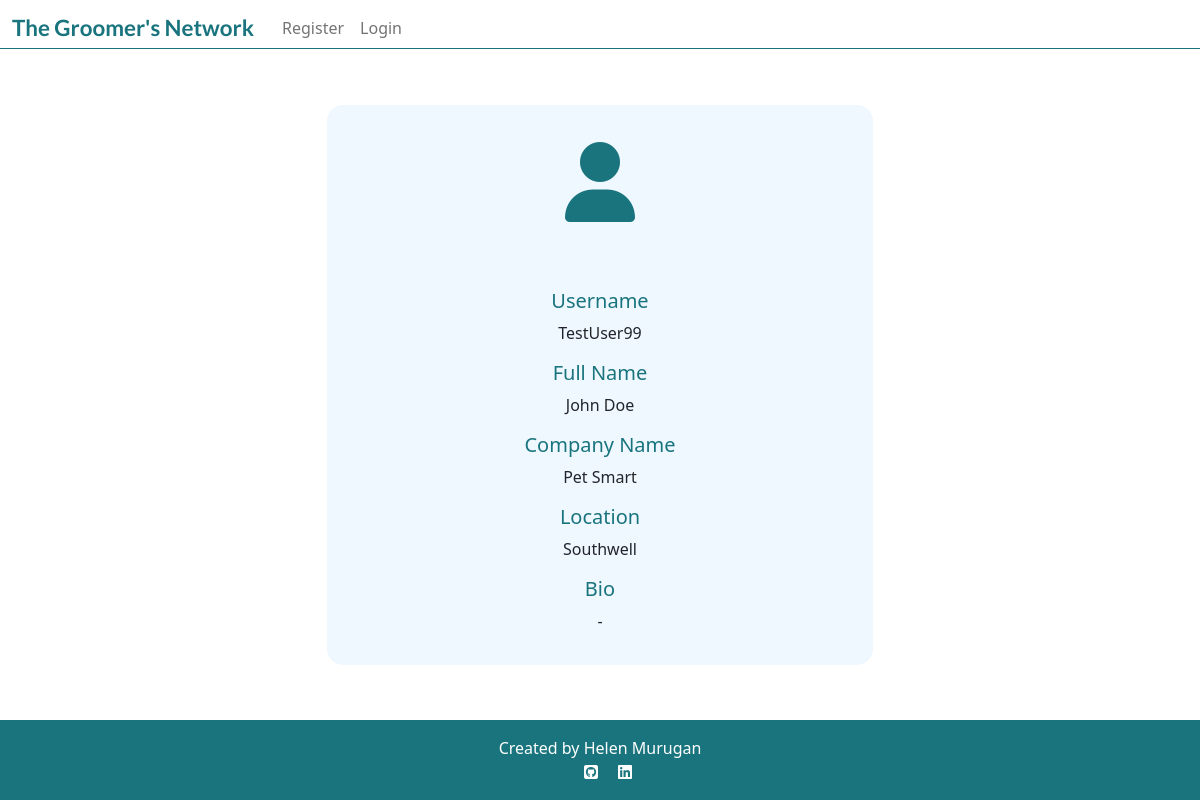
/user_profile/profile/TestUser99/, run on the app's committed database.
### user_profile/models.py (models this page shows)
class Profile(models.Model):
    user = models.OneToOneField(
        User,
        on_delete=models.CASCADE,
        related_name='profile',
        verbose_name='User',
    )
    full_name = models.CharField(
        max_length=50,
        blank=True,
        null=True,
        verbose_name='Full name',
        default='',
    )
    company_name = models.CharField(
        blank=True,
        null=True,
        max_length=30,
        default='',
    )
    location = models.CharField(
        blank=True,
        null=True,
        max_length=30,
        default='',
    )
    bio = models.TextField(
        blank=True,
        null=True,
        max_length=1000,
        default='',
    )

### user_profile/views.py (the view)
def get_user_profile(request, username):
    user = User.objects.get(username=username)
    user_profile = get_object_or_404(Profile, user=user)
    return render(
        request,
        'user_profile.html',
        {"user_profile": user_profile}
    )

### templates/user_profile.html
{% extends 'base.html' %}
{% load crispy_forms_tags %}
{% block content %}
<section>
    <div class="container my-5">
        <div class="row justify-content-center">
            <div class="col-md-8 col-lg-6">
                <div class="profile-card">
                    <div class="text-center">
                        <p class="card-body teal-text big-fa"><i class="fa-solid fa-user"></i></p>
                    </div>
                    <div class=card-body>
                        <div class="text-center">
                            <h5 class="mb-2 teal-text">Username</h5>
                            <p>{{user_profile.user.username}}</p>
                            <h5 class="mb-2 teal-text">Full Name</h5>
                                {% if user_profile.full_name %}
                                    <p>{{user_profile.full_name}}</p>
                                {% else %}
                                    <p>-</p>
                                {% endif %}
                            <h5 class="mb-2 teal-text">Company Name</h5>
                                {% if user_profile.company_name %}
                                    <p>{{user_profile.company_name}}</p>
                                {% else %}
                                    <p>-</p>
                                {% endif %}
                            <h5 class="mb-2 teal-text">Location</h5>
                                {% if user_profile.location %}
                                    <p>{{user_profile.location}}</p>
                                {% else %}
                                    <p>-</p>
                                {% endif %}
                            <h5 class="mb-2 teal-text">Bio</h5>
                                {% if user.bio %}
                                    <p>{{user.bio | safe }}</p>
                                {% else %}
                                    <p>-</p>
                                {% endif %}
                        </div>
                    </div>
                </div>
            </div>
        </div>
    </div>
</section>
{% endblock %}

### static/css/style.css (style rules this page uses)
.teal-text { color: #19747E }
.profile-card { background-color: aliceblue; border-radius: 1rem; }
.big-fa { font-size: 5rem; }

### data on the page
Profile: user.username "TestUser99", full_name "John Doe", company_name "Pet Smart", location "Southwell"
